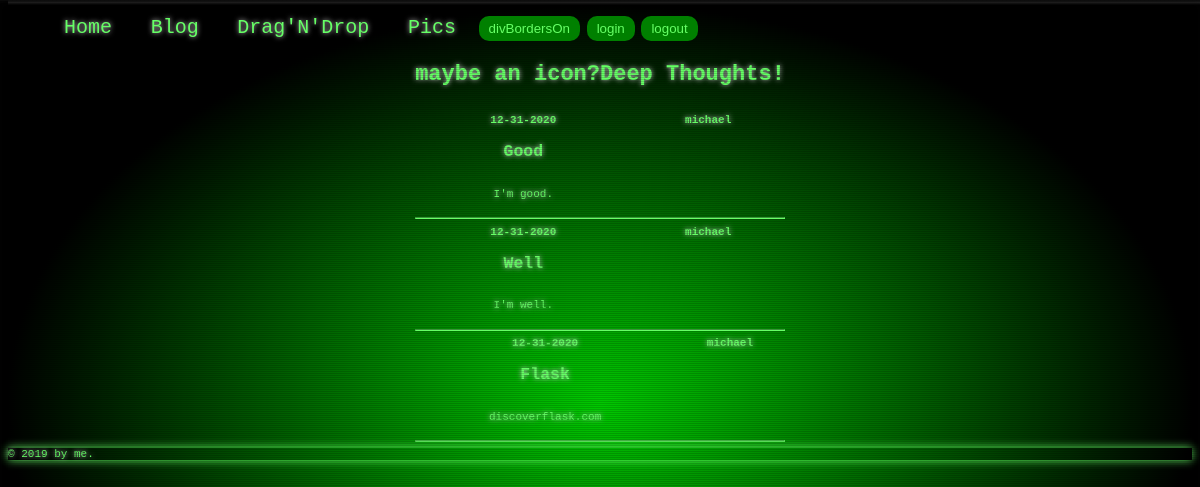
/blog, run on an earlier commit of the app's database.
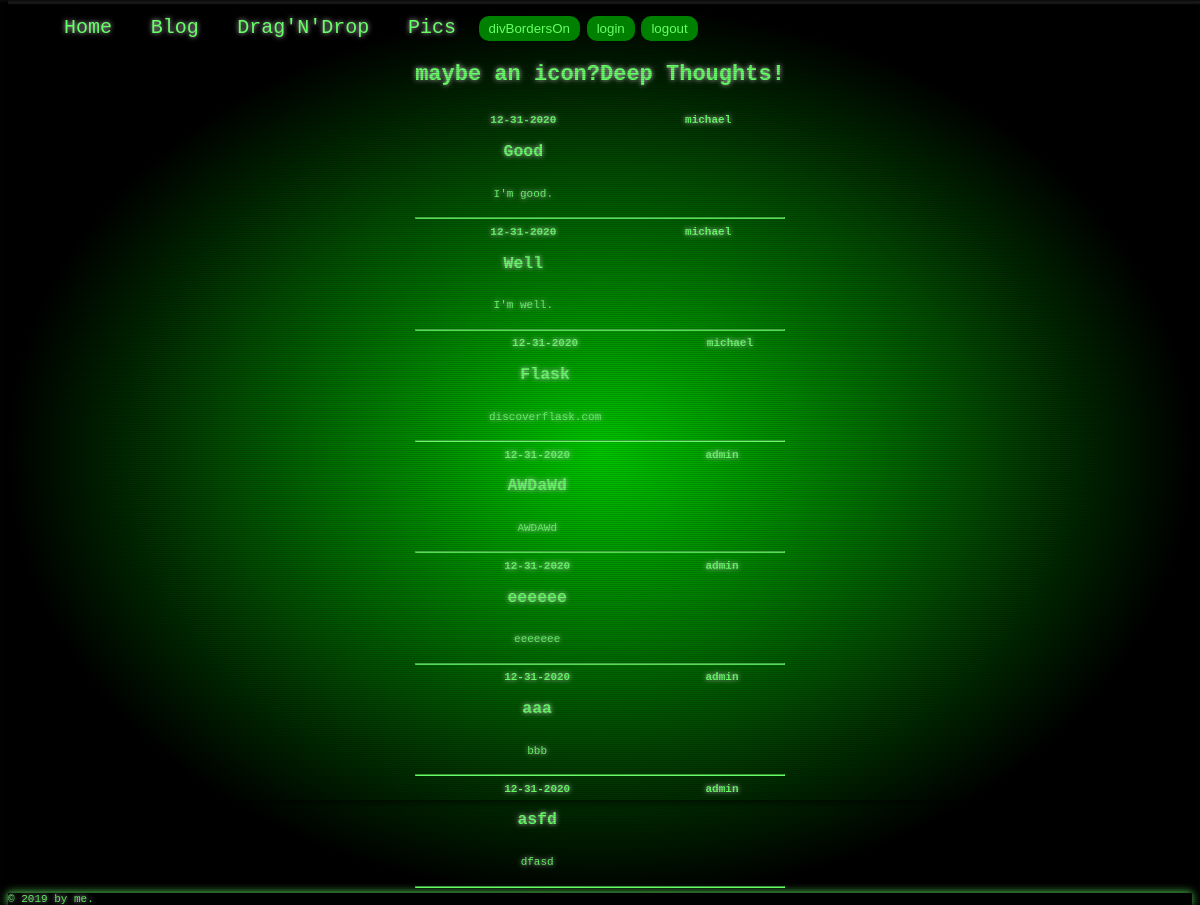
And on a later commit of the database.
### project/models.py (models this page shows, shortened)
class BlogPost(db.Model):
    __tablename__ = 'posts'
    id = db.Column(db.Integer, primary_key=True)
    title = db.Column(db.String, nullable=False)
    description = db.Column(db.String, nullable=False)
    author_id = db.Column(db.Integer, ForeignKey('users.id'))

class User(db.Model):
    __tablename__ = "users"
    id = db.Column(db.Integer, primary_key=True)
    name = db.Column(db.String, nullable=False)
    email = db.Column(db.String, nullable=False)
    password = db.Column(db.String, nullable=False)
    posts = relationship("BlogPost", backref="author")

### project/home/views.py (the view)
@home_blueprint.route('/blog')
def blog():
    posts = db.session.query(BlogPost).all()
    return render_template('blog.html', posts=posts)

### project/home/templates/blog.html (shortened to what this page needs)
{% extends "base.html" %}
{% block container %}
<div class='centering'>
<h1><span>maybe an icon?</span>Deep Thoughts!</h1>
<br>
{% for post in posts %}
<table class='tblog'>
    <tr><th>12-31-2020</th><th>{{ post.author.name }}</th></tr>
    <tr><td><h2> {{ post.title }}</h2></td></tr>
    <tr class='trBottom'><td><p> {{ post.description }}</p></td></tr>
</table>
<hr>
{% endfor %}
</div>
{% endblock %}

### project/templates/base.html (shortened to what this page needs)
<!DOCTYPE html>
<html lang="en">
<head>
    {% block head %}
    <link rel="stylesheet" href="{{ url_for('static', filename='css/aliensimple.css')}}">
    {% endblock head %}
</head>
<body class="overlay">
    <nav id="nav">
        <ul>
            <li>
                <a href="/">Home</a>
            </li>
            <li><a href="/blog">Blog</a></li>
            <li>
                <a href="/dragndrop">Drag'N'Drop</a>
            </li>
            <li><a href="/pictures">Pics</a></li>
            <li><button class='btn' onclick="divBordersOn()">divBordersOn</button></li>
            <li><button class='btn' onclick="window.location.href='/login';">login</button></li>
            <li><button class='btn' onclick="window.location.href='/logout';">logout</button></li>
        </ul>
    </nav>
    <div id='container'>
        {% block container %}{% endblock %}
        <br><br><br>
    </div>
    <footer>
        &copy; 2019 by me.
    </footer>
</body>
</html>

### project/static/css/aliensimple.css (style rules this page uses)
html { box-shadow: 0 0 10px; height:100%; }
* { box-sizing: border-box; }
#nav { position: relative; z-index: 2; }
#nav ul { list-style: none; margin: 0; }
#nav ul li { color: green; display: inline-block; font-size: 20px; text-decoration: none; transition-duration: 0.5s; }
#nav ul li a { display: block; color: #66FF66; padding: 8px 16px; text-decoration: none; border-radius: 10px; }
body { background-color: black; background: radial-gradient( rgba(0,200,0,1), black 70% ); height: 100%; min-height: 100%; background-attachment: fixed; background-repeat: no-repeat; background-size: cover; color: #66FF66; font-size: 11px; font-family: Inconsolate, monospace; overflow: scroll; text-shadow: 0 0 5px #c8c8c8; }
body::after { content: ""; position:absolute; top: 0; left: 0; width: 100vw; height:inherit; background: repeating-linear-gradient( 0deg, rgba(0,0,0, 0.15), rgba(0,0,0, 0.15) 1px, transparent 1px, transparent 2px ); }
.overlay::before { content : ''; position : absolute; z-index: 10; top : 0px; width : 100%; height : 5px; background : #fff; background: linear-gradient(to bottom, rgba(255,0,0,0) 0%,rgba(255,250,250,1) 50%,rgba(255,255,255,0.98) 51%,rgba(255,0,0,0) 100%); opacity : .1; animation: vline 5.25s linear infinite; z-index: 1; }
.overlay::after { box-shadow: 0 2px 6px rgba(25,25,25,0.2), inset 0 1px rgba(50,50,50,0.1), inset 0 3px rgba(50,50,50,0.05), inset 0 3px 8px rgba(64,64,64,0.05), inset 0 -5px 10px rgba(25,25,25,0.1); }
#container { position:relative; display: flex; flex-direction: row; flex-wrap: nowrap; justify-content: flex-start; }
.centering { position:relative; text-align: center; margin: 0 auto; }
a { position:relative; color:#66FF66; z-index: 2; }
footer { box-shadow: 0 0 10px; bottom:0; width:100%; }
.btn { background-color:green; color:#66FF66; border:none; padding:5px 10px 5px 10px; z-index: 10; position:relative; border-radius: 10px; }
hr { border-color: #66FF66; }
table { width: 100%; border-collapse: collapse; }

What changed in the data, as far as the page shows it:
added BlogPost: author.name "admin", title "AWDaWd", description "AWDAWd"
added BlogPost: author.name "admin", title "eeeeee", description "eeeeeee"
added BlogPost: author.name "admin", title "aaa", description "bbb"
added BlogPost: author.name "admin", title "asfd", description "dfasd"
